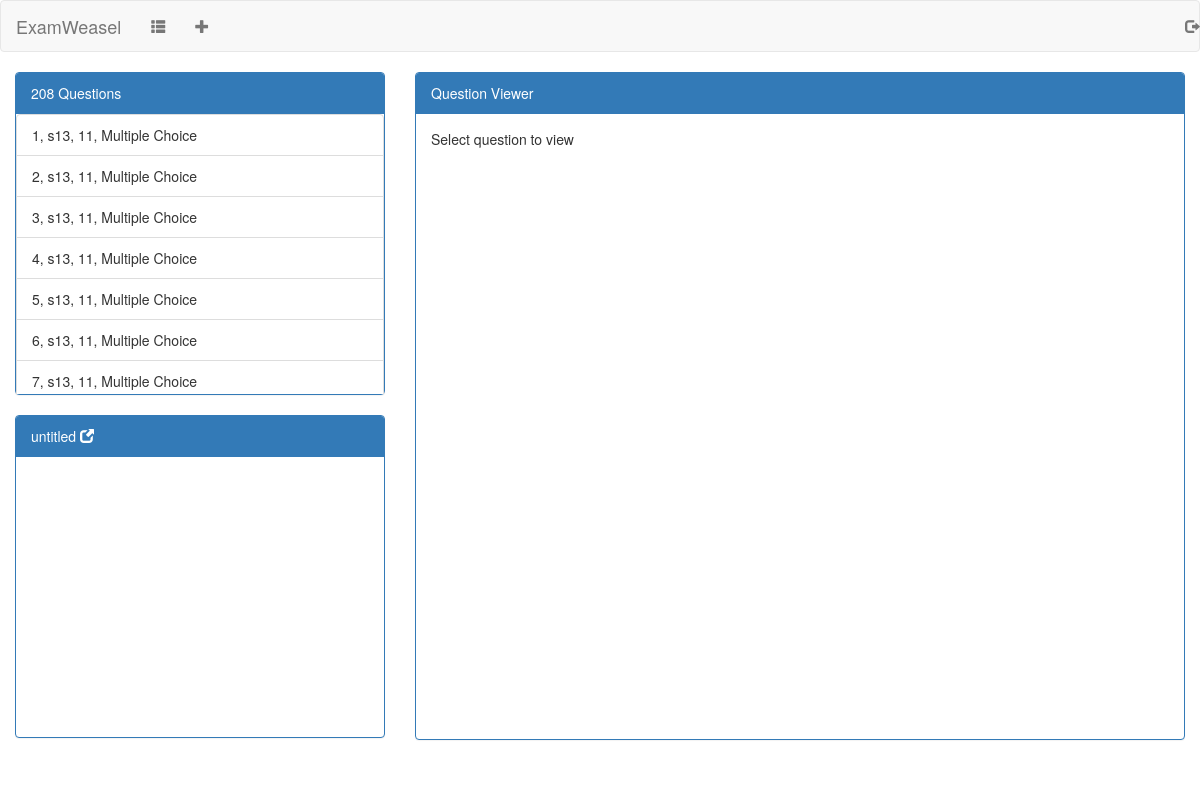
The app's page /index (signed in) with its own data.
### app/models.py (models this page shows, shortened)
class Question(db.Model):
    id = db.Column(db.Integer, primary_key=True)
    course = db.Column(db.String)
    sitting = db.Column(db.String)
    paper = db.Column(db.String)
    topic = db.Column(db.String)
    question_number = db.Column(db.Integer)
    question_type = db.Column(db.String)
    description = db.Column(db.String)
    answer = db.Column(db.String)
    images = db.relationship('Image', backref='question', lazy='dynamic')

### app/routes.py (the view, shortened to what this page needs)
@app.route('/')
@app.route('/index', methods=['GET','POST'])
@login_required
def index():
    filename = 'untitled'
    questions = Question.query.all()
    form = SaveForm()
    return render_template('index.html', questions=questions, saveForm=form, filename=filename)

### app/models.py (called while the page is built)
@login.user_loader
def load_user(id):
    return User.query.get(int(id))

### app/templates/index.html (shortened to what this page needs)
{% extends 'base.html' %}
{% import 'bootstrap/wtf.html' as wtf %}
{% block navbar %}
  <nav class="navbar navbar-default">
      <a class="navbar-brand" href="#">ExamWeasel</a>
      <ul class = "nav navbar-nav">
        <li>
          <a href="#loadWindow"  id="loadButton" data-toggle="modal" data-target="#loadWindow">
            <span class="glyphicon glyphicon-th-list"></span>
          </a>
        </li>
        <li>
          <a href="#" id="newFileButton">
            <span class="glyphicon glyphicon-plus"></span>
          </a>
        </li>
      </ul>
      <ul class="nav navbar-nav navbar-right">
        <li><a href="{{ url_for('logout') }}"><span class="glyphicon glyphicon-log-out"></a></li>
      </ul>
  </nav>
{% endblock %}
{% block app_content %}
  <div class="container-fluid fill-height">
  <div class="row">
    <div class="col-sm-4">
      <div class="panel panel-primary">
        <div class="panel-heading">
          {{ questions|length }} Questions
        </div>
        <div class="panel-body qpanelbody">
          <ul class="list-group questionlist">
            {% for question in questions %}
              <li class="list-group-item question" id="question_{{ question.id }}">
                {{ question.id }}, {{ question.sitting }}, {{ question.paper}}, {{ question.question_type }}
              </li>
            {% endfor %}
          </ul>
        </div>
      </div>
      <div class="panel panel-primary">
        <div class="panel-heading">
          <span id="filename">{{ filename }}</span>
          <a href="#saveWindow"  id="saveButton" data-toggle="modal" data-target="#saveWindow">
            <span class="glyphicon glyphicon-new-window"></span>
          </a>
        </div>
        <div class="panel-body qpanelbody">
          <ul class="list-group questionlist" id="userdocument">
          </ul>
        </div>
      </div>
    </div>
    <div class="col-sm-8">
      <div class="panel panel-primary">
        <div class="panel-heading">
          Question Viewer
        </div>
        <div class="panel-body questionviewer" id="questionview">
          Select question to view
        </div>
      </div>
    </div>
  </div>
</div>
{% endblock %}

### app/templates/base.html (shortened to what this page needs)
{% extends 'bootstrap/base.html' %}
{% block head %}
    {{ super() }}
{% endblock %}
{% block content %}
        {% block app_content %}
        {% endblock %}
{% endblock %}
{% block scripts %}
<link rel="stylesheet" type="text/css" href="static/css/custom.css">
{% endblock %}

### app/static/css/custom.css (style rules this page uses)
.qpanelbody { overflow-y: scroll; padding: 0px; }
.fill-height { height: 100vh; }
.questionlist { height: calc(50vh - 140px); }
.questionviewer { height: calc(100vh - 175px); overflow-y: scroll; }
.question { cursor: pointer; }
#saveButton { color: white; }

### records on screen
Question: id "1", sitting "s13", paper "11", question_type "Multiple Choice"
Question: id "2", sitting "s13", paper "11", question_type "Multiple Choice"
Question: id "3", sitting "s13", paper "11", question_type "Multiple Choice"
Question: id "4", sitting "s13", paper "11", question_type "Multiple Choice"
Question: id "5", sitting "s13", paper "11", question_type "Multiple Choice"
Question: id "6", sitting "s13", paper "11", question_type "Multiple Choice"
Question: id "7", sitting "s13", paper "11", question_type "Multiple Choice"

### other values on screen
{{ questions|length }} "208"
{{ filename }} "untitled"
